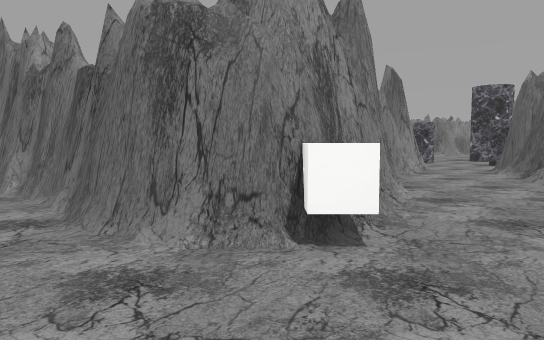
View 1 (above)

24 first-person views from a walk through a 3-D level made in the Unity game engine. The camera is 1.5 m above the floor, tilts 4° down and sees 70° across. The floor is counted in squares, 2 m on a side. Each view is taken from the middle of a square. On the plan, view 1 faces up. The plan holds only what a view shows up to about 12 squares ahead; the rest is blank. The place goes on beyond the plan. The player is left out. Some surface patterns are stand-ins.

View 2
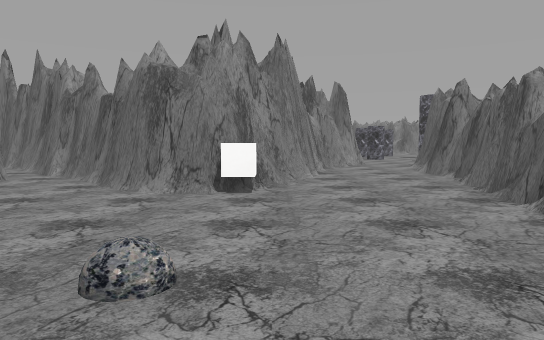

View 3
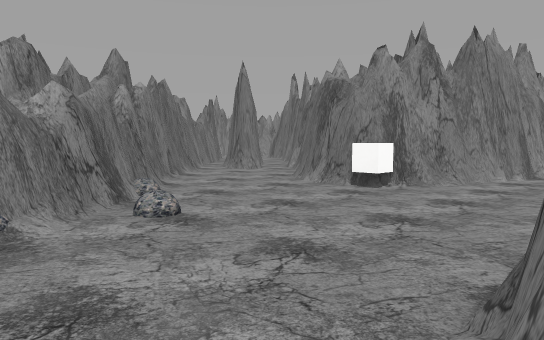

View 4
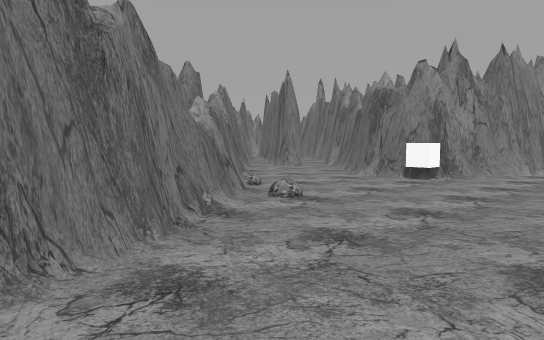

View 5
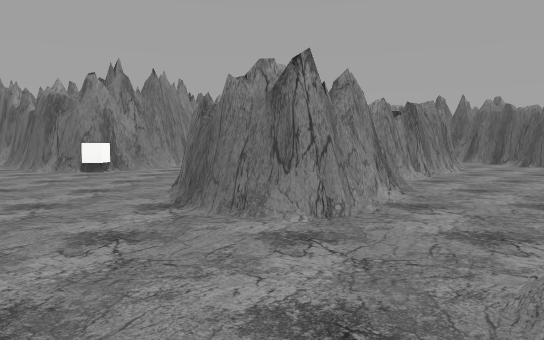

View 6
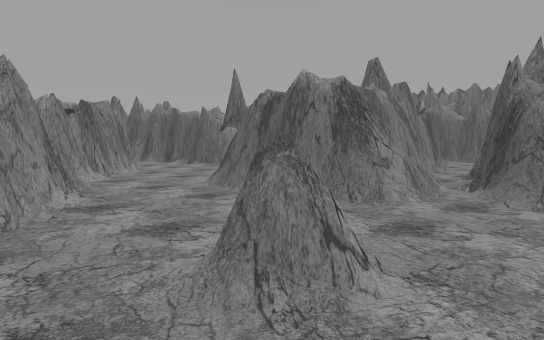

View 7
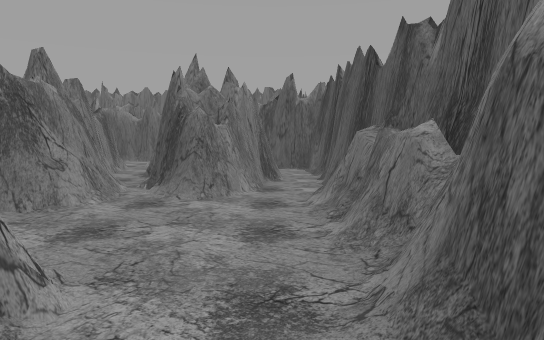

View 8
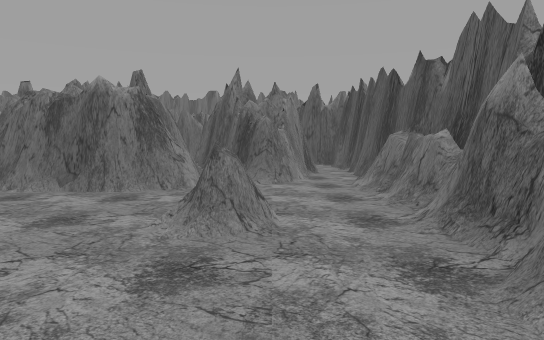

View 9
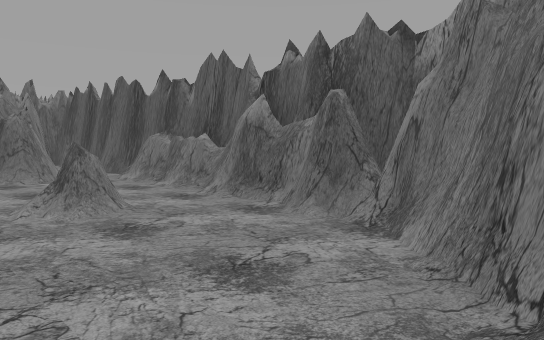

View 10
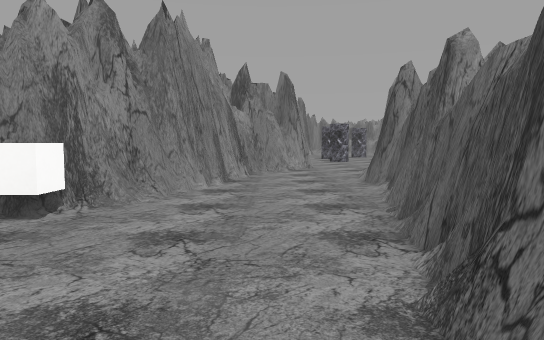

View 11
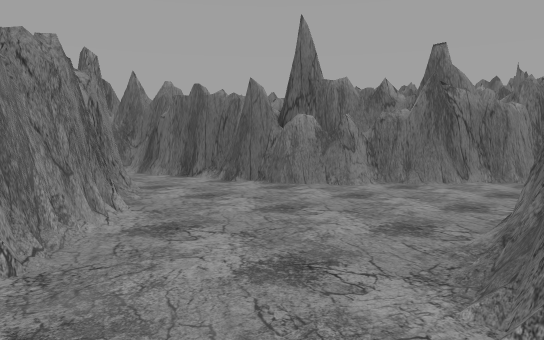

View 12
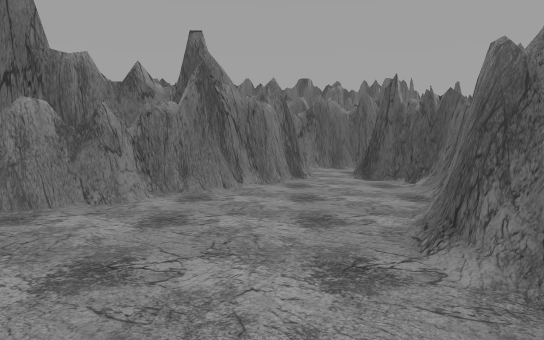

View 13
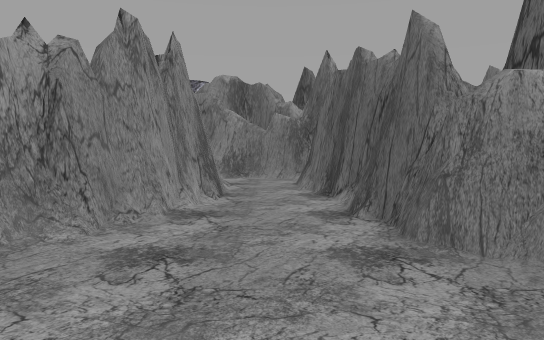

View 14
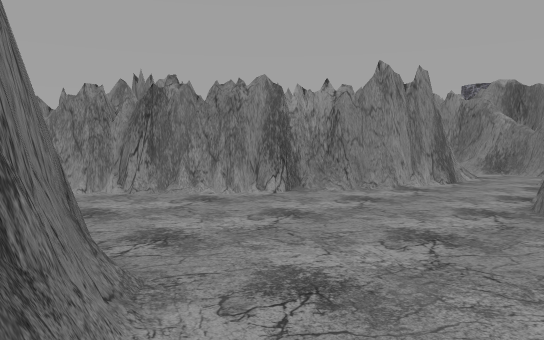

View 15
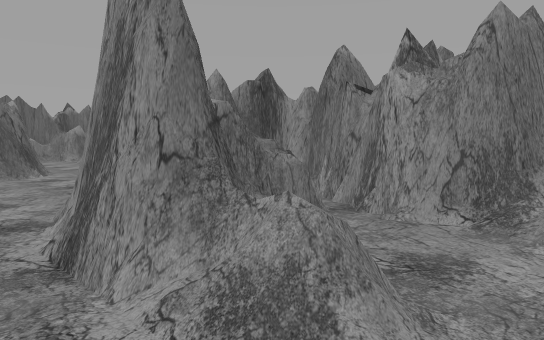

View 16
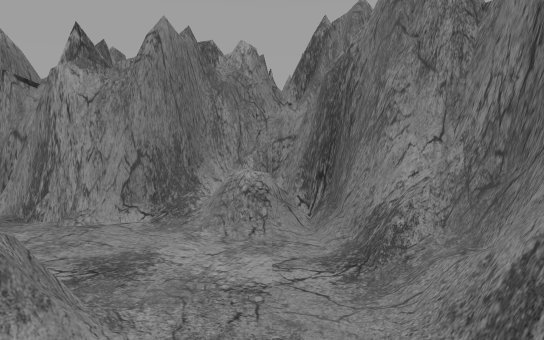

View 17
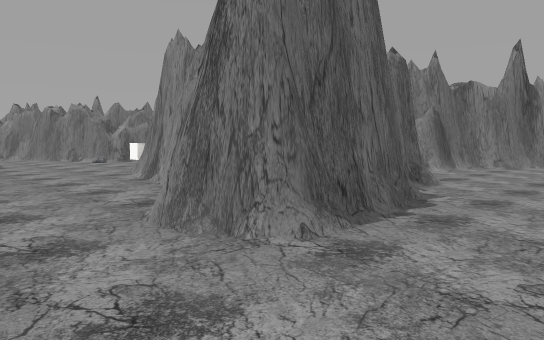

View 18
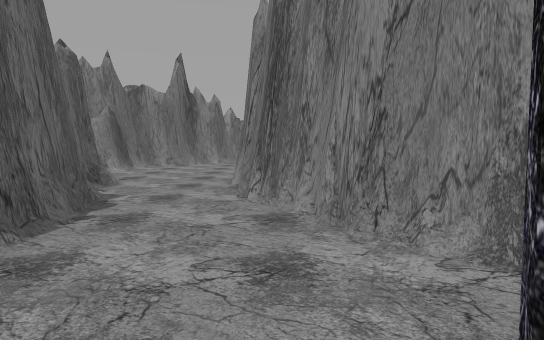

View 19
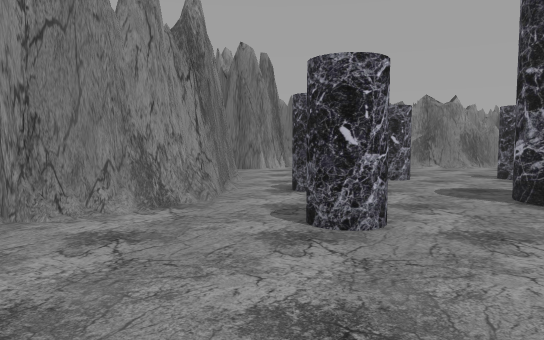

View 20
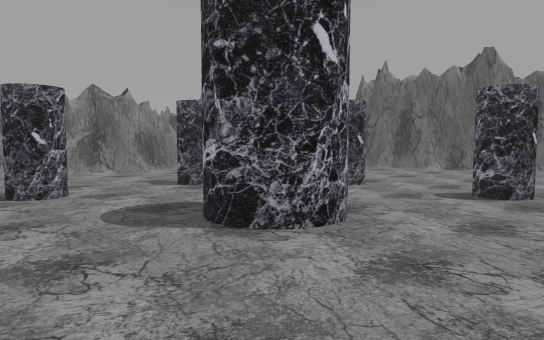

View 21
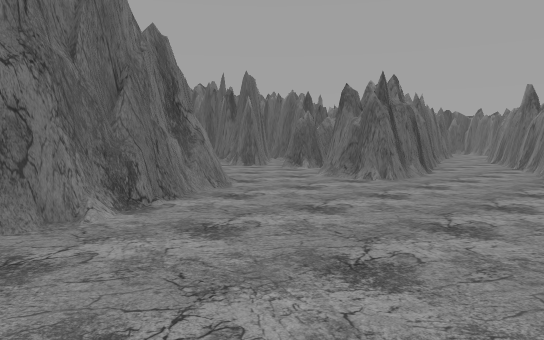

View 22
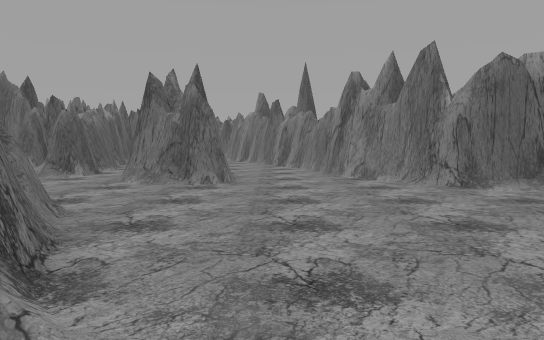

View 23
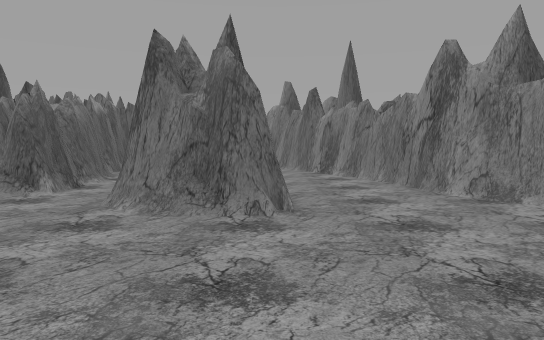

View 24
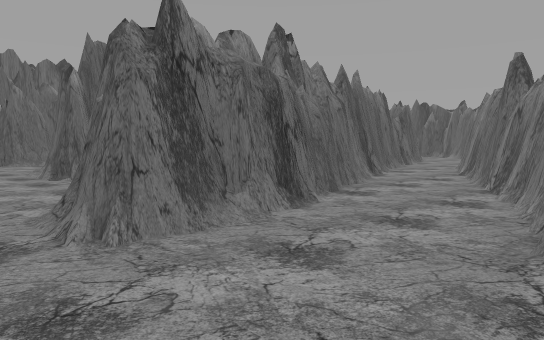

### Floor plan
Key: @ floor where view 1 was taken; # wall or solid block; . floor; / step, stairs or slope; = window, fence, low wall or low ledge; C cube; L column.
Columns run from 8 left of view 1 to 21 right of it. Each row starts with its distance up from view 1.
 24                 ###
 23             ##  .####
 22             #.  ....
 21             .. .....
 20             #. ....
 19             #. LL.L  . ..#
 18             #. ....   ...##
 17             #.L...  L.....#
 16            ##....#........##
 15          ###..L.....L......#
 14        ###..........L.......
 13   .............    ...........
 12 ..........##...    ###...##...
 11 #......######..    ####..###..
 10 ####..     #..#########..## .#
  9   ###     ##..###....##...# .#
  8    #      #...###..=.###..# .#
  7           #..####..#.###..## #
  6    ###   ##..#######.####..###
  5    #.##  #...#######.#  #..#
  4    #..####...### ##..#####.##
  3    #...##C...#  ##....####..#
  2    ##.......##  #......###..#
  1     #.......#  ##........##.#
  0       #.@...#  #............##
 -1       ##=...####..####...#...#
 -2        ##...###../#  #####   #
 -3         #....#.../#     ##
 -4         ##......./##
 -5          ##......./##
 -6           #...#.../###
 -7           ##.........#
 -8            ########.##

Where each view was taken, in squares from view 1:
view 1: 0 up, 0 right, facing up
view 2: 3 down, 1 right, facing up
view 3: 3 down, 4 right, facing up-left
view 4: 5 down, 4 right, facing up-left
view 5: 7 down, 5 right, facing up
view 6: 7 down, 5 right, facing up-right
view 7: 7 down, 5 right, facing right
view 8: 6 down, 3 right, facing right
view 9: 4 down, 2 right, facing down-right
view 10: 1 down, 3 right, facing up
view 11: 1 down, 8 right, facing up-right
view 12: 1 up, 9 right, facing right
view 13: 1 up, 12 right, facing up
view 14: 1 down, 14 right, facing up-left
view 15: 9 up, 12 right, facing down-left
view 16: 9 up, 12 right, facing left
view 17: 14 up, 6 right, facing down-left
view 18: 14 up, 6 right, facing left
view 19: 11 up, 5 right, facing up
view 20: 13 up, 6 right, facing up-right
view 21: 19 up, 13 right, facing down-right
view 22: 19 up, 16 right, facing down
view 23: 16 up, 17 right, facing down
view 24: 13 up, 14 right, facing down-right
